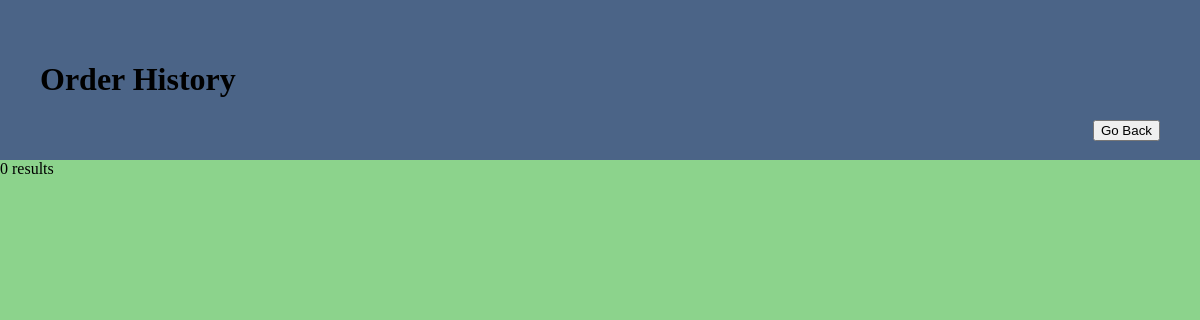
The page /OrderHistory.php (signed in) on the database as committed earlier.
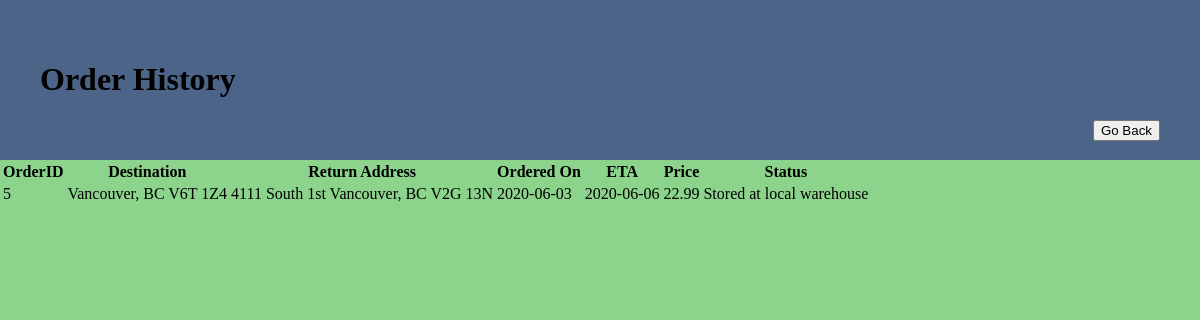
The same page on the database as committed later.
### tables this page shows
CREATE TABLE PlacedOrder (			
    OID         integer,
    CID 		integer not null,

    primary key (OID, CID),
    foreign key (CID) references Customer(CID)
        ON UPDATE cascade
);

CREATE TABLE OrderDest(
    OID             integer,
    ShippingAddress char(60),
    primary key (OID)
);

CREATE TABLE OrderOrig(
    OID             integer,
    ReturnAddress   char(60),
    primary key (OID)
);

CREATE TABLE OrderedOn(
    OID     integer,
    Date    date,
    primary key (OID)
);

CREATE TABLE OrderETA(
    OID     integer,
    Date    date,
    primary key (OID)
);

CREATE TABLE Invoice(
    IID		integer,
    Cost	real,
    CID		integer,
    SSN		integer not null,
    OID     integer not null,
    primary key (IID),
    foreign key (CID) references Customer(CID)
        on update cascade,
    foreign key (SSN) references ManagedOffice(SSN),
    foreign key (OID) references PlacedOrder(OID)
);

CREATE TABLE OrderStatus(
    OID	        integer,
    Status		char(40),
    primary key (OID),
    foreign key (OID) references PlacedOrder(OID)
        on update cascade
        on delete cascade
  );

### OrderHistory.php (the view, shortened to what this page needs)
<!DOCTYPE html>
<html>
<head>
    <link rel="stylesheet" href="styles.css">
</head>
<body>
    <div class="header">
        <h1>Order History</h1>
        <div class="back">
            <button onclick="window.location.href='../src/customer.php'" class="go-back-button">Go Back</button>
        </div>
    </div>
    <div class="result_table">
        <?php
        $conn = OpenCon();
        $sql = "SELECT po.oid, od.ShippingAddress, oo.ReturnAddress, oon.Date as Date1, oe.Date as Date2, iv.Cost, os.Status
                FROM PlacedOrder po, customer c, accounts a, OrderDest od, OrderOrig oo, OrderedOn oon, OrderETA oe, Invoice iv, OrderStatus os
                where po.cid = c.cid
                    and c.cid = a.cid
                    and a.username = '".$_SESSION["username"]."'
                    and po.oid = od.oid
                    and po.oid = oo.oid
                    and po.oid = oon.oid
                    and po.oid = oe.oid
                    and po.oid = os.oid
                    and po.oid = iv.oid";
        $result = $conn->query($sql);
        if ($result->num_rows > 0) {
            echo "<table>
                <tr>
                    <th class='border-class'>OrderID</th>
                    <th class='border-class'>Destination</th>
                    <th class='border-class'>Return Address</th>
                    <th class='border-class'>Ordered On</th>
                    <th class='border-class'>ETA</th>
                    <th class='border-class'>Price</th>
                    <th class='border-class'>Status</th>
                </tr>";
            while ($row = $result->fetch_assoc()) {
                echo
                    "<tr>
                    <td class='border-class'>" .$row["oid"]. "</td>
                    <td class='border-class'>" .$row["ShippingAddress"]. "</td>
                    <td class='border-class'>" .$row["ReturnAddress"]. "</td>
                    <td class='border-class'>" .$row["Date1"]. "</td>
                    <td class='border-class'>" .$row["Date2"]. "</td>
                    <td class='border-class'>" .$row["Cost"]. "</td>
                    <td class='border-class'>" .$row["Status"]. "</td>
                    ";
            }
        } else {
            echo "0 results";
        }
        ?>
    </div>
</body>
</html>

### styles.css (style rules this page uses)
body { background-color: #8cd38c; margin: 0px; padding: 0px; }
.header { background-color: rgb(75, 100, 135); padding: 40px 40px 40px 40px; margin: 0px; }
.go-back-button { float: right; }

Rows that differ between the two databases and show on the page:
added placedorder: OID "5", OID.ShippingAddress "Vancouver, BC V6T 1Z4", orderorig.ReturnAddress "4111 South 1st Vancouver, BC V2G 13N", orderedon.Date "2020-06-03", ordereta.Date "2020-06-06", invoice.Cost "22.99", orderstatus.Status "Stored at local warehouse"
Other text that changed with them:
text no longer shown: "0 results"
text now shown: "OrderID Destination Return Address Ordered On ETA Price Status"
